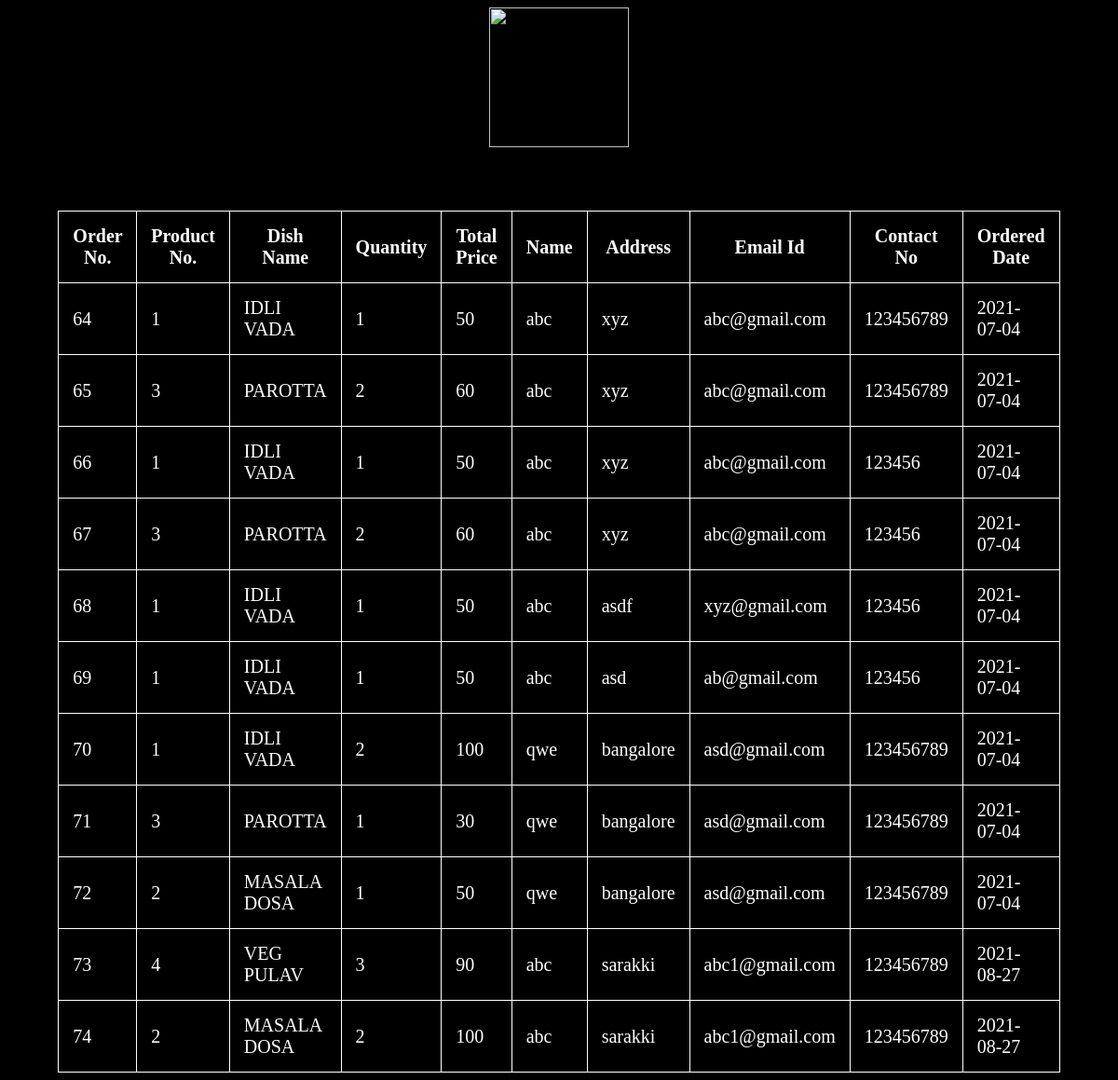
The app's page /ordertable.php with its own data.
### tables this page shows
CREATE TABLE IF NOT EXISTS `orders` (
  `orderno` int(11) NOT NULL AUTO_INCREMENT,
  `product_no` int(11) NOT NULL,
  `product_name` varchar(20) NOT NULL,
  `qty` int(11) NOT NULL,
  `tot_price` bigint(20) NOT NULL,
  `fname` varchar(30) NOT NULL,
  `lname` varchar(25) NOT NULL,
  `address` varchar(150) NOT NULL,
  `email` varchar(30) NOT NULL,
  `pno` bigint(20) NOT NULL,
  `ordereddate` date NOT NULL,
  `status` varchar(25) DEFAULT NULL,
  PRIMARY KEY (`orderno`)
);

### ordertable.php (the view, shortened to what this page needs)
<html>
<head>
</head>
<body style="background-color: black;">
    <center><img src="images/logo1.png" height="150px"></center><br>
    <?php
    $conn = new mysqli('localhost','root','','restaurent');
    $sql = "SELECT * FROM orders ;";
    $result = mysqli_query($conn, $sql);
    $resultcheck = mysqli_num_rows($result);
    if($resultcheck > 0){
        echo "<table><tr><th>Order No.</th><th>Product No.</th><th>Dish Name</th><th>Quantity</th><th>Total Price</th><th>Name</th><th>Address</th><th>Email Id</th><th>Contact No</th><th>Ordered Date</th></tr>";
    while($row = mysqli_fetch_assoc($result)){
       echo "<tr><td>".$row["orderno"]."</td><td>".$row["product_no"]."</td><td>".$row["product_name"]."</td><td>".$row["qty"]."</td><td>".$row["tot_price"]."</td><td>".$row["fname"]."</td><td>".$row["address"]."</td><td>".$row["email"]."</td><td>".$row["pno"]."</td><td>".$row["ordereddate"]."</td></tr>";
     }
        echo "</table>";
    }
?>
    </body>
</html>

### ordertable.php (style rules this page uses)
table, th, td { border: 1px solid white; border-collapse: collapse; font-size: 20px; margin-left: auto; margin-right: auto; width: 75%; color: white; margin-top: 50px; }
th, td { padding: 15px; }

### records on screen
orders: orderno "64", product_no "1", product_name "IDLI VADA", qty "1", tot_price "50", fname "abc", address "xyz", email "abc@gmail.com", pno "123456789", ordereddate "2021-07-04"
orders: orderno "65", product_no "3", product_name "PAROTTA", qty "2", tot_price "60", fname "abc", address "xyz", email "abc@gmail.com", pno "123456789", ordereddate "2021-07-04"
orders: orderno "66", product_no "1", product_name "IDLI VADA", qty "1", tot_price "50", fname "abc", address "xyz", email "abc@gmail.com", pno "123456", ordereddate "2021-07-04"
orders: orderno "67", product_no "3", product_name "PAROTTA", qty "2", tot_price "60", fname "abc", address "xyz", email "abc@gmail.com", pno "123456", ordereddate "2021-07-04"
orders: orderno "68", product_no "1", product_name "IDLI VADA", qty "1", tot_price "50", fname "abc", address "asdf", email "xyz@gmail.com", pno "123456", ordereddate "2021-07-04"
orders: orderno "69", product_no "1", product_name "IDLI VADA", qty "1", tot_price "50", fname "abc", address "asd", email "ab@gmail.com", pno "123456", ordereddate "2021-07-04"
orders: orderno "70", product_no "1", product_name "IDLI VADA", qty "2", tot_price "100", fname "qwe", address "bangalore", email "asd@gmail.com", pno "123456789", ordereddate "2021-07-04"
orders: orderno "71", product_no "3", product_name "PAROTTA", qty "1", tot_price "30", fname "qwe", address "bangalore", email "asd@gmail.com", pno "123456789", ordereddate "2021-07-04"
orders: orderno "72", product_no "2", product_name "MASALA DOSA", qty "1", tot_price "50", fname "qwe", address "bangalore", email "asd@gmail.com", pno "123456789", ordereddate "2021-07-04"
orders: orderno "73", product_no "4", product_name "VEG PULAV", qty "3", tot_price "90", fname "abc", address "sarakki", email "abc1@gmail.com", pno "123456789", ordereddate "2021-08-27"
orders: orderno "74", product_no "2", product_name "MASALA DOSA", qty "2", tot_price "100", fname "abc", address "sarakki", email "abc1@gmail.com", pno "123456789", ordereddate "2021-08-27"
